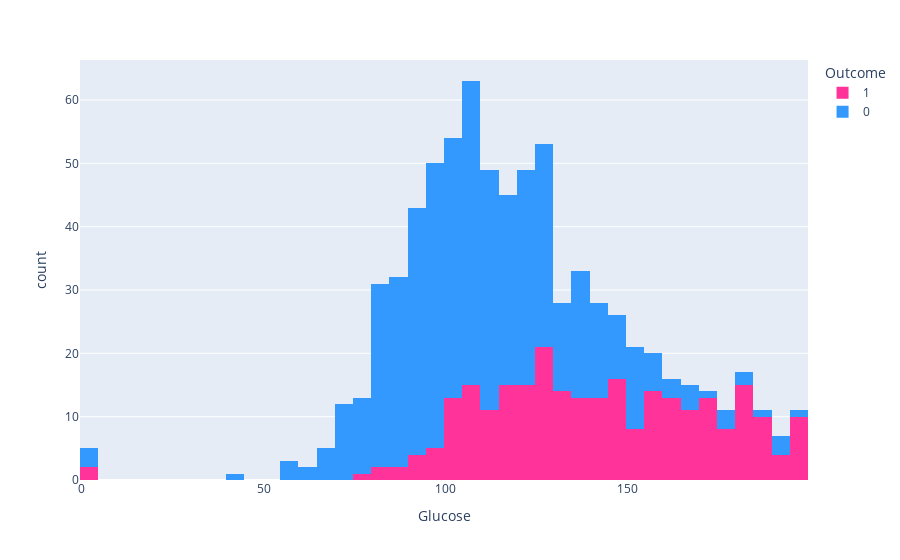

Notebook cell for this chart:
### Code cell
px.histogram(data_frame=df,x=df.Glucose,color='Outcome',color_discrete_sequence=['#ff3399','#3399ff'])

### Figure 1 — Plotly figure (JSON) as saved in the notebook; plotly's stock layout.template omitted (floating-point values rounded to 4 significant figures; data arrays with more than 128 entries replaced by an {"elided": "..."} marker saying what was removed)
{"data": [{"alignmentgroup": "True", "bingroup": "x", "hovertemplate": "Outcome=1<br>Glucose=%{x}<br>count=%{y}<extra></extra>", "legendgroup": "1", "marker": {"color": "#ff3399", "pattern": {"shape": ""}}, "name": "1", "offsetgroup": "1", "orientation": "v", "showlegend": true, "type": "histogram", "x": {"elided": "268 int values"}, "xaxis": "x", "yaxis": "y"}, {"alignmentgroup": "True", "bingroup": "x", "hovertemplate": "Outcome=0<br>Glucose=%{x}<br>count=%{y}<extra></extra>", "legendgroup": "0", "marker": {"color": "#3399ff", "pattern": {"shape": ""}}, "name": "0", "offsetgroup": "0", "orientation": "v", "showlegend": true, "type": "histogram", "x": {"elided": "500 int values"}, "xaxis": "x", "yaxis": "y"}], "layout": {"barmode": "relative", "legend": {"title": {"text": "Outcome"}, "tracegroupgap": 0}, "margin": {"t": 60}, "xaxis": {"anchor": "y", "domain": [0, 1], "title": {"text": "Glucose"}}, "yaxis": {"anchor": "x", "domain": [0, 1], "title": {"text": "count"}}}}
